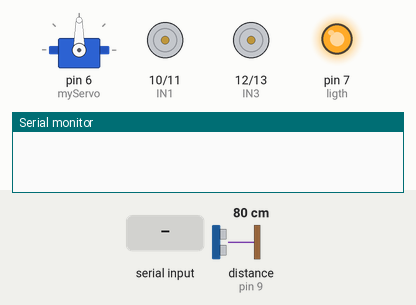
Bench run of a sketch on a simulated Arduino Uno, built with avr-gcc and run on an emulated ATmega328P. On the bench: servo, motor-driver pin pairs drawn as motors (green arrow = first pin HIGH = forward, orange = second pin HIGH = backward, longer = more drive), output pins drawn as LEDs (lit = HIGH), the last lines printed to the serial monitor. Inputs (shaded band) come from the test bench; at power-on: distance to the obstacle (sensor on pin 9) 80 cm. The echo pulse lasts 58.3 µs per cm; pins used as bus, display or sensor lines are not drawn.

Above: at 1.6 s.
1.7 s: "w" received over the second serial link
At 3.7 s:
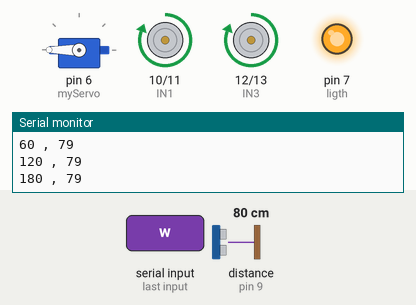
4.4 s: "s" received over the second serial link
At 6.8 s:
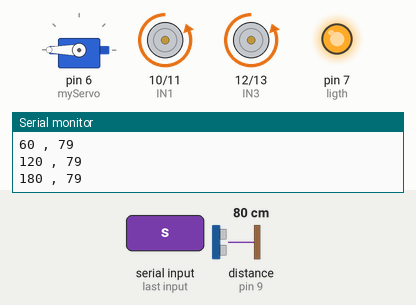
7.1 s: "d" received over the second serial link
At 9.0 s:
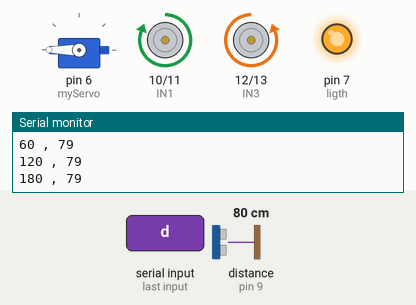
9.8 s: "a" received over the second serial link
At 12.2 s:
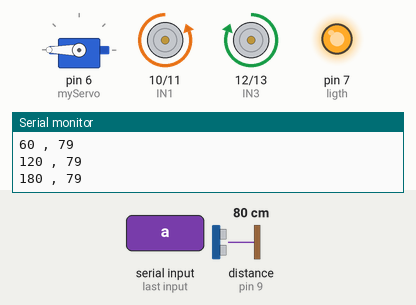
12.5 s: "q" received over the second serial link
At 13.0 s:
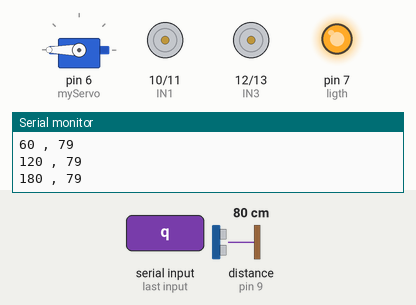
14.0 s: "l" received over the second serial link
At 15.3 s:
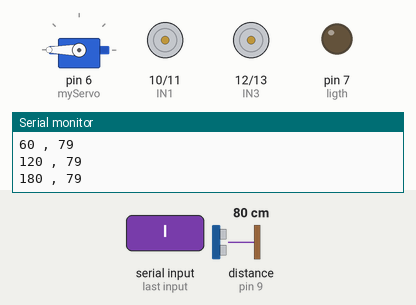
Timing chart, 0 to 16.5 s (numbered marks = the images above; inputs shaded):
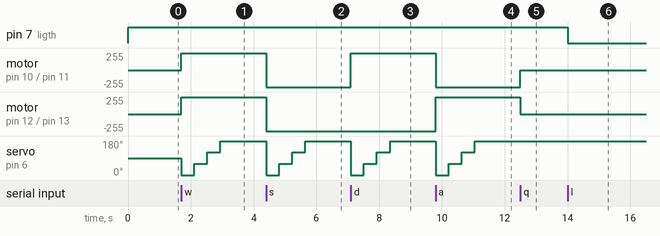

The sketch:

prova_rover_milano.ino
```cpp
#include <Servo.h>
#include <SoftwareSerial.h>
#define TX 2//TX 1
#define RX 3//RX 0

//SoftwareSerial bt = SoftwareSerial(RX, TX);
SoftwareSerial bt = SoftwareSerial(RX, TX);
Servo myServo;
int distance;
long duration;
int obs = 0;
int stato = 0;

int ligth = 7;
int IN1 = 10;
int IN2 = 11;
int IN3 = 12;
int IN4 = 13;
int echoPin = 9;
int trigPin = 8;
int servo = 6;//servo = 3;

// the setup routine runs once when you press reset:
void setup() {
  // initialize serial communication at 9600 bits per second:

  pinMode(ligth, OUTPUT);
  pinMode(IN1, OUTPUT);
  pinMode(IN2, OUTPUT);
  pinMode(IN3, OUTPUT);
  pinMode(IN4, OUTPUT);

  pinMode(trigPin, OUTPUT);
  pinMode(echoPin, INPUT);
  bt.begin(9600);
  Serial.begin(9600); // se no funziona mettere Serial.begin(38400);
  myServo.attach(6);
  myServo.write(90); // facciamo un loop più giù in modo che giri  in base al grado
  digitalWrite(ligth, HIGH);
  brake();
  delay(400);
}

// the loop routine runs over and over again forever:
void loop() {
  while (bt.available() > 0) {
    char c = bt.read();
    if (c == 'w') {
      obs = 0;
      forward();
    } else if (c == 's') {
      obs = 0;
      backward();
    } else if (c == 'd') {
      obs = 0;
      right();
    } else if (c == 'a') {
      obs = 0;
      left();
    } else if (c == 'q') {
      obs = 1; //obs = 0;
      brake();
    } else if (c == 'l') {
      if (stato == 1) {
        stato = 0;
        digitalWrite(ligth, HIGH);
      } else if (stato == 0) {
        stato = 1;
        digitalWrite(ligth, LOW);
      }
    }
    if (obs == 0) {
     for (int i = 0; i <= 180; i = i + 60) {
      myServo.write(i);
      delay(400); // se li togli entrambi (anche quello sotto) inizia a fare il matto
      distance = calculateDistance();
      bt.print(i);//Serial.println(i);
      bt.print(" , ");
      bt.println(distance);
      // Serial.println(".");
      if (distance < 5) {
         obs = 1;
        brake();
      }else{

      }
      Serial.print(i); //Serial.println(i);
      Serial.print(" , ");
      Serial.println(distance);
    }
    if (obs == 1) {
     // backward();
      delay(200);
      brake();
    }
  }
  }
//distance = calculateDistance(); rimettilo se non funziona

  /* if (obs == 0) {
    for (int i = 180; i > 0; i = i - 5) {
      myServo.write(i);
      delay(100);
      distance = calculateDistance();
      bt.print(i); //Serial.println(i);
      bt.print(" , ");
      bt.println(distance);
      // Serial.println(".");
      if (distance < 5) {
         obs = 1;
        brake();
      }
      Serial.print(i); //Serial.println(i);
      Serial.print(" , ");
      Serial.println(distance);
    }
    if (obs == 1) {
     // backward();
      delay(200);
      brake();
    }
  } */
   /* if (obs == 0) { questo secondo giro forse non lo facciamo.
    for (int i = 150; i >= 30; i = i - 30) {
      myServo.write(i);
      delay(100);
      distance = calculateDistance();
      //Serial.print(i);//Serial.println(i);
      //Serial.print(",");
      Serial.print(distance);
      Serial.print(".");
      if (distance < 20) {
        obs = 1;
        brake();
      }
    }
    if (obs == 1) {
     // backward();
      delay(2000);
      brake();
    }
  } */
}

int calculateDistance() {
  digitalWrite(trigPin, LOW);
  delayMicroseconds(2);
  digitalWrite(trigPin, HIGH);
  delayMicroseconds(10);
  digitalWrite(trigPin, LOW);
  duration = pulseIn(echoPin, HIGH);
  distance = duration * 0.034 / 2;
  return distance;

}

void forward() {
  digitalWrite(IN1, HIGH);
  digitalWrite(IN2, LOW);
  digitalWrite(IN3, HIGH);
  digitalWrite(IN4, LOW);
}

void backward() {
  digitalWrite(IN1, LOW);
  digitalWrite(IN2, HIGH);
  digitalWrite(IN3, LOW);
  digitalWrite(IN4, HIGH);
}

void right() {
  digitalWrite(IN1, HIGH);
  digitalWrite(IN2, LOW);
  digitalWrite(IN3, LOW);
  digitalWrite(IN4, HIGH);
}

void left() {
  digitalWrite(IN1, LOW);
  digitalWrite(IN2, HIGH);
  digitalWrite(IN3, HIGH);
  digitalWrite(IN4, LOW);
}

void brake() {
  digitalWrite(IN1, LOW);
  digitalWrite(IN2, LOW);
  digitalWrite(IN3, LOW);
  digitalWrite(IN4, LOW);
}
```

Measured:
- after the input at 1.7 s, motor on pin 10 (IN1) / pin 11 (IN2), motor on pin 12 (IN3) / pin 13 (IN4): stopped → forward 255/255 at once; servo on pin 6 (myServo): 90° → 0° at once, → 60° 0.41 s later, → 120° 0.42 s later, → 180° 0.42 s later
- after the input at 4.4 s, motor on pin 10 (IN1) / pin 11 (IN2), motor on pin 12 (IN3) / pin 13 (IN4): forward 255/255 → backward 255/255 at once; servo on pin 6 (myServo): 180° → 0° at once, → 60° 0.41 s later, → 120° 0.42 s later, → 180° 0.42 s later
- after the input at 7.1 s, motor on pin 10 (IN1) / pin 11 (IN2): backward 255/255 → forward 255/255 at once; servo on pin 6 (myServo): 180° → 0° at once, → 60° 0.41 s later, → 120° 0.42 s later, → 180° 0.42 s later
- after the input at 9.8 s, motor on pin 10 (IN1) / pin 11 (IN2): forward 255/255 → backward 255/255 at once; motor on pin 12 (IN3) / pin 13 (IN4): backward 255/255 → forward 255/255 at once; servo on pin 6 (myServo): 180° → 0° at once, → 60° 0.41 s later, → 120° 0.42 s later, → 180° 0.42 s later
- after the input at 12.5 s, motor on pin 10 (IN1) / pin 11 (IN2): backward 255/255 → stopped at once; motor on pin 12 (IN3) / pin 13 (IN4): forward 255/255 → stopped at once
- after the input at 14.0 s, pin 7 (ligth): HIGH → LOW at once
